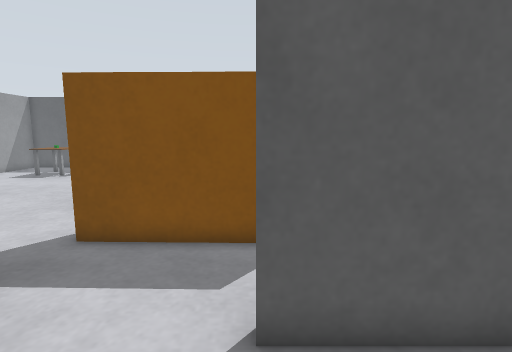
View 1 (above)

18 first-person views from a walk through a Gazebo world. The camera is 0.72 m above the floor, tilts 8° down and sees 80° across. The floor is counted in squares, 0.25 m on a side. Each view is taken from the middle of a square. On the plan, view 1 faces up. The plan holds only what a view shows up to about 20 squares ahead; the rest is blank.

View 2
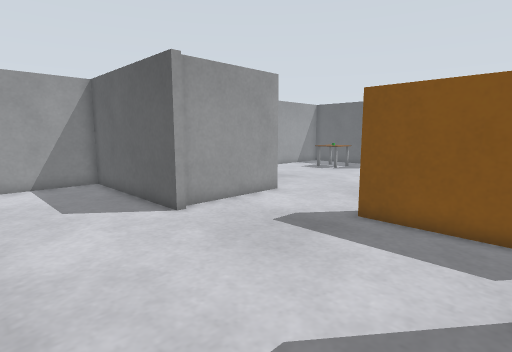

View 3
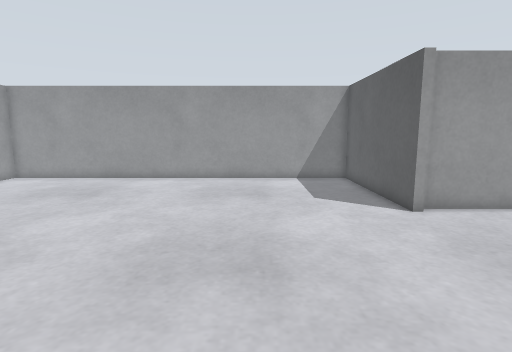

View 4
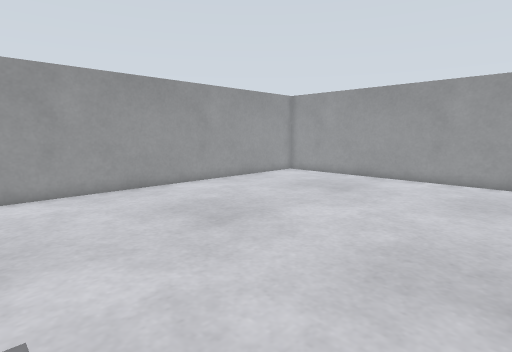

View 5
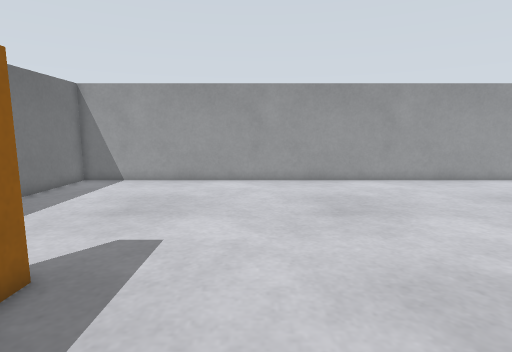

View 6
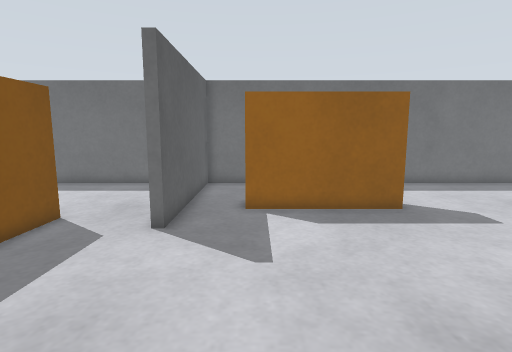

View 7
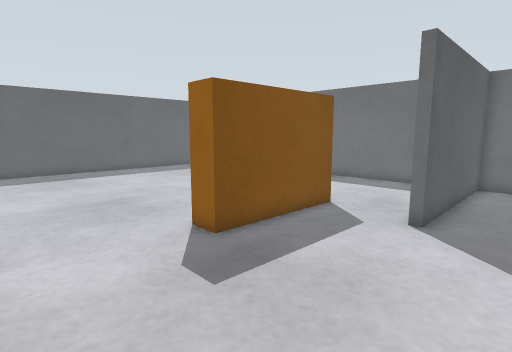

View 8
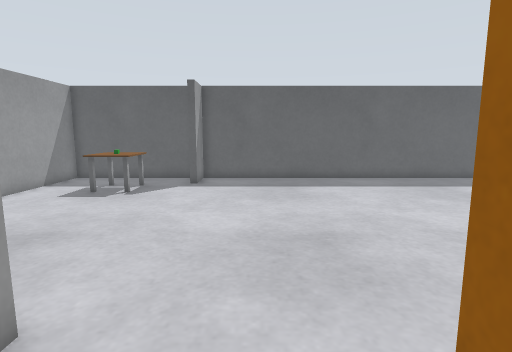

View 9
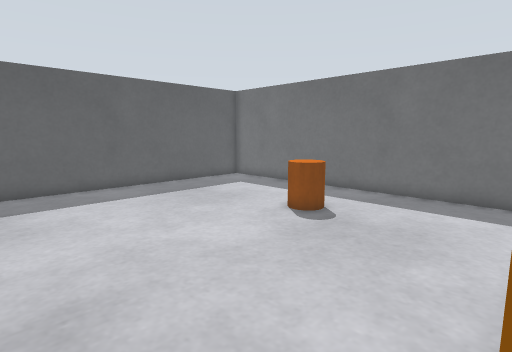

View 10
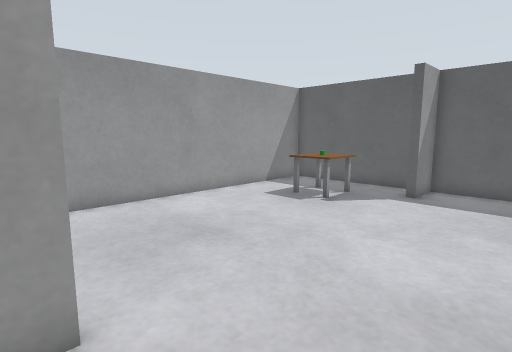

View 11
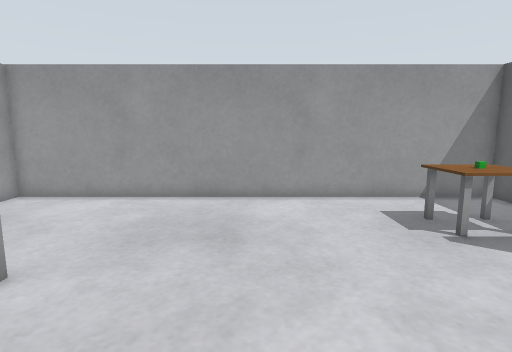

View 12
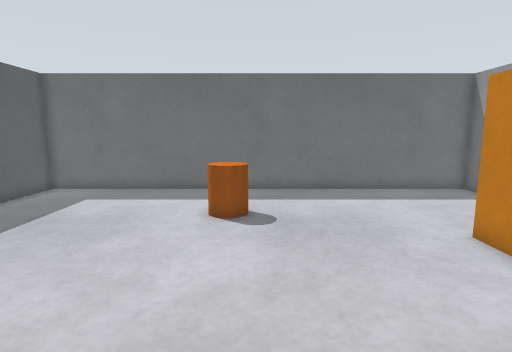

View 13
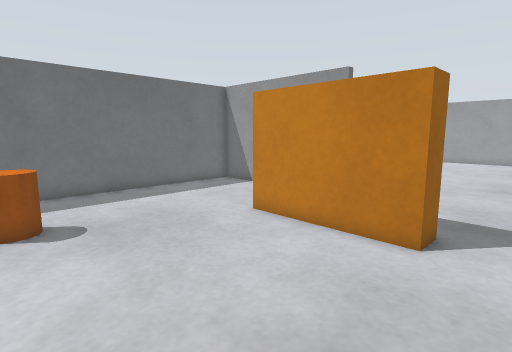

View 14
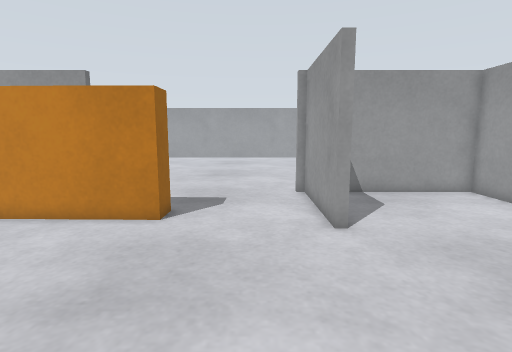

View 15
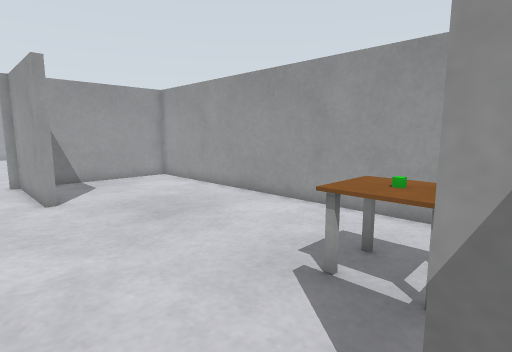

View 16
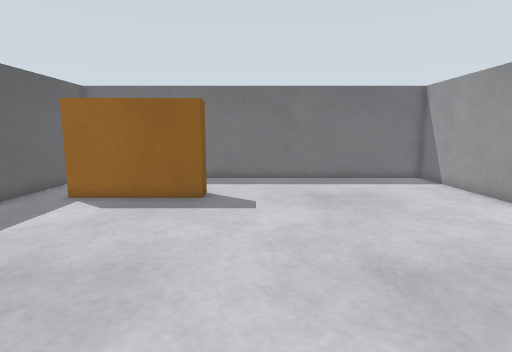

View 17
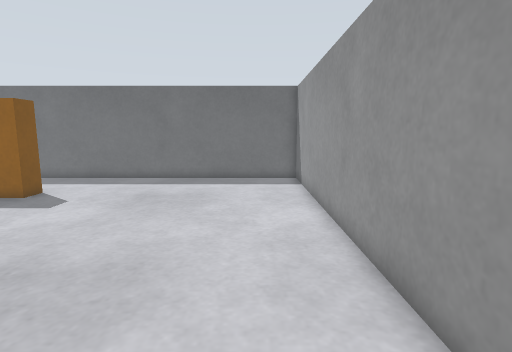

View 18
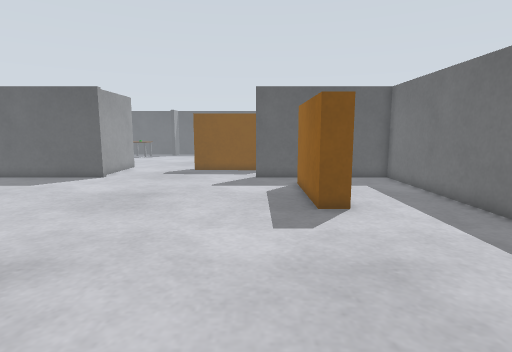

### Floor plan
Key: @ floor where view 1 was taken; # wall or solid block; . floor; B barrier; T table; G green box; C orange cylinder.
Columns run from 19 left of view 1 to 9 right of it. Each row starts with its distance up from view 1.
 26 #############################
 25 #.......#...................#
 24 #.......#...................#
 23 #...TTT.....................#
 22 #...TGT.....................#
 21 #...TTT.....................#
 20 #...........................#
 19 #...........................#
 18 #...........................#
 17 #......................C....#
 16 #.....................CC....#
 15 #......................C....#
 14 #...........................#
 13 #...........................#
 12 #...........................#
 11 #...........................#
 10 #...........................#
  9 #.......#.....BBBBBBB.......#
  8 #.......#.....BBBBBBB.......#
  7 #.......#...................#
  6 #.......#...................#
  5 #.......#...................#
  4 ##########..........#########
  3 #...........................#
  2 #...........................#
  1 #.....................B  ...#
  0 #..................@..B ....#
 -1 #.....................B ....#
 -2 #.....................B ....#
 -3 #.....................B.....#
 -4 #.....................B.....#
 -5 #...........................#
 -6 #...........................#
 -7 #...........................#
 -8 #...........................#
 -9 #...........................#
-10 #...........................#
-11 #...........................#
-12 #...........................#
-13 #...........................#
-14 #...........................#
-15 #...........................#
-16 #...........................#
-17 #...........................#
-18 #############################

Where each view was taken, in squares from view 1:
view 1: 0 up, 0 right, facing up
view 2: 2 down, 0 right, facing up-left
view 3: 2 down, 1 right, facing left
view 4: 2 down, 1 right, facing down-left
view 5: 1 up, 2 left, facing down
view 6: 1 up, 9 left, facing right
view 7: 1 up, 10 left, facing up-right
view 8: 6 up, 7 left, facing up
view 9: 9 up, 6 left, facing up-right
view 10: 9 up, 6 left, facing up-left
view 11: 15 up, 5 left, facing left
view 12: 15 up, 7 left, facing right
view 13: 17 up, 7 left, facing down-right
view 14: 19 up, 8 left, facing down
view 15: 24 up, 8 left, facing down-left
view 16: 7 down, 11 left, facing right
view 17: 15 down, 11 left, facing right
view 18: 16 down, 0 right, facing up
